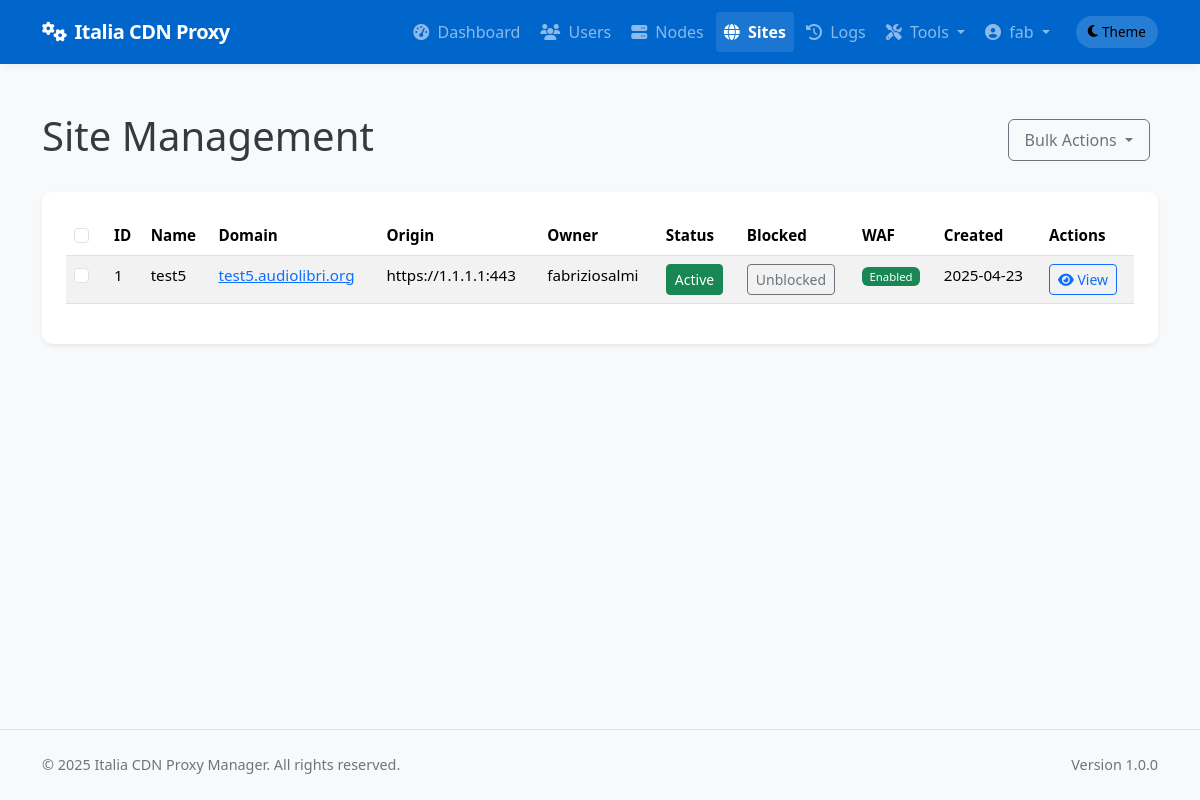
Page /admin/sites (signed in) on the committed database.
### app/models/models.py (models this page shows, shortened)
class User(db.Model):
    __tablename__ = 'users'
    id = db.Column(db.Integer, primary_key=True)
    username = db.Column(db.String(64), unique=True, index=True, nullable=False)
    email = db.Column(db.String(120), unique=True, index=True, nullable=False)
    password_hash = db.Column(db.String(128), nullable=False)
    role = db.Column(db.String(20), nullable=False, default='client')  # 'admin' or 'client'
    is_active = db.Column(db.Boolean, default=True)
    created_at = db.Column(db.DateTime, default=datetime.utcnow)
    last_login = db.Column(db.DateTime, nullable=True)
    sites = db.relationship('Site', backref='owner', lazy='dynamic')
    def is_admin(self):
        return self.role == 'admin'

class Site(db.Model):
    __tablename__ = 'sites'
    id = db.Column(db.Integer, primary_key=True)
    name = db.Column(db.String(64), nullable=False)
    domain = db.Column(db.String(255), unique=True, nullable=False)
    protocol = db.Column(db.String(10), nullable=False, default='https')  # http or https
    origin_protocol = db.Column(db.String(10), nullable=False, default='http')  # http or https for origin
    origin_address = db.Column(db.String(255), nullable=False)  # Backend server address
    origin_port = db.Column(db.Integer, nullable=False)
    user_id = db.Column(db.Integer, db.ForeignKey('users.id'), nullable=True)  # Allow null for discovered sites
    is_active = db.Column(db.Boolean, default=True)
    is_blocked = db.Column(db.Boolean, default=False)
    is_discovered = db.Column(db.Boolean, default=False)  # Whether this site was discovered from node
    use_waf = db.Column(db.Boolean, default=False)
    waf_rule_level = db.Column(db.String(10), default='basic')  # basic, medium, strict
    waf_custom_rules = db.Column(db.Text, nullable=True)  # Custom WAF rules
    waf_max_request_size = db.Column(db.Integer, default=1)  # Max request size in MB
    waf_request_timeout = db.Column(db.Integer, default=60)  # Request timeout in seconds
    waf_block_tor_exit_nodes = db.Column(db.Boolean, default=False)  # Block Tor exit nodes
    waf_rate_limiting_enabled = db.Column(db.Boolean, default=False)  # Enable rate limiting
    waf_rate_limiting_requests = db.Column(db.Integer, default=100)  # Requests per minute
    waf_rate_limiting_burst = db.Column(db.Integer, default=200)  # Burst requests
    force_https = db.Column(db.Boolean, default=True)  # New column to force HTTP to HTTPS redirect
    enable_cache = db.Column(db.Boolean, default=True)
    cache_time = db.Column(db.Integer, default=3600)  # Cache time in seconds, default 1 hour
    cache_static_time = db.Column(db.Integer, default=86400)  # Cache time for static assets in seconds, default 1 day
    custom_cache_rules = db.Column(db.Text, nullable=True)  # Custom cache rules in Nginx format
    cache_browser_time = db.Column(db.Integer, default=3600)  # Browser cache time in seconds, default 1 hour
    use_geoip = db.Column(db.Boolean, default=False)  # Whether to use GeoIP filtering
    geoip_mode = db.Column(db.String(10), default='blacklist')  # 'blacklist' or 'whitelist'
    geoip_countries = db.Column(db.Text, nullable=True)  # Comma-separated list of country codes
    geoip_level = db.Column(db.String(10), default='nginx')  # 'nginx' or 'iptables'
    created_at = db.Column(db.DateTime, default=datetime.utcnow)
    updated_at = db.Column(db.DateTime, default=datetime.utcnow, onupdate=datetime.utcnow)
    custom_config = db.Column(db.Text, nullable=True)  # Additional Nginx configuration
    site_nodes = db.relationship('SiteNode', backref='site', lazy='dynamic')
    ssl_certificates = db.relationship('SSLCertificate', backref='site', lazy='dynamic')
    config_versions = db.relationship('ConfigVersion', backref='site', lazy='dynamic')

### app/controllers/admin.py (the view)
@admin.route('/sites')
@login_required
@admin_required
def list_sites():
    sites = Site.query.all()
    return render_template('admin/sites/list.html', sites=sites)

### app/models/__init__.py (called while the page is built)
@login_manager.user_loader
def load_user(user_id):
    return User.query.get(int(user_id))

### app/services/access_control.py (called while the page is built)
def admin_required(f):
    @wraps(f)
    def decorated_function(*args, **kwargs):
        if not current_user.is_admin():
            flash('You need admin privileges to access this page.', 'error')
            return abort(403)
        return f(*args, **kwargs)
    return decorated_function

### app/templates/admin/sites/list.html (shortened to what this page needs)
{% extends 'base.html' %}
{% block content %}
<div class="container py-4">
    <div class="d-flex justify-content-between align-items-center mb-4">
        <h1>Site Management</h1>
        <div>
            <button class="btn btn-outline-secondary dropdown-toggle me-2" type="button" id="bulkActionsDropdown" data-bs-toggle="dropdown" aria-expanded="false">
                Bulk Actions
            </button>
        </div>
    </div>
    <div class="card shadow-sm">
        <div class="card-body">
            <div class="table-responsive">
                <table class="table table-striped table-hover">
                    <thead>
                        <tr>
                            <th width="40">
                                <input type="checkbox" id="selectAllSites" class="form-check-input">
                            </th>
                            <th>ID</th>
                            <th>Name</th>
                            <th>Domain</th>
                            <th>Origin</th>
                            <th>Owner</th>
                            <th>Status</th>
                            <th>Blocked</th>
                            <th>WAF</th>
                            <th>Created</th>
                            <th>Actions</th>
                        </tr>
                    </thead>
                    <tbody>
                        {% for site in sites %}
                        <tr class="{% if site.is_blocked %}table-danger{% endif %}">
                            <td>
                                <input type="checkbox" class="form-check-input site-checkbox" data-site-id="{{ site.id }}" value="{{ site.id }}">
                            </td>
                            <td>{{ site.id }}</td>
                            <td>{{ site.name }}</td>
                            <td>
                                <a href="{{ site.protocol }}://{{ site.domain }}" target="_blank" rel="noopener noreferrer">
                                    {{ site.domain }}
                                </a>
                            </td>
                            <td>{{ site.protocol }}://{{ site.origin_address }}:{{ site.origin_port }}</td>
                            <td>{{ site.owner.username }}</td>
                            <td>
                                <form method="POST" action="{{ url_for('admin.toggle_site_active', site_id=site.id) }}" class="d-inline">
                                    <button type="submit" class="btn btn-sm btn-{{ 'success' if site.is_active else 'secondary' }}">
                                        {{ 'Active' if site.is_active else 'Inactive' }}
                                    </button>
                                </form>
                            </td>
                            <td>
                                <form method="POST" action="{{ url_for('admin.toggle_site_blocked', site_id=site.id) }}" class="d-inline">
                                    <button type="submit" class="btn btn-sm btn-{{ 'danger' if site.is_blocked else 'outline-secondary' }}">
                                        {{ 'Blocked' if site.is_blocked else 'Unblocked' }}
                                    </button>
                                </form>
                            </td>
                            <td><span class="badge bg-{{ 'success' if site.use_waf else 'secondary' }}">
                                {{ 'Enabled' if site.use_waf else 'Disabled' }}
                            </span></td>
                            <td>{{ site.created_at.strftime('%Y-%m-%d') }}</td>
                            <td>
                                <a href="{{ url_for('admin.view_site', site_id=site.id) }}" class="btn btn-sm btn-outline-primary">
                                    <i class="fas fa-eye"></i> View
                                </a>
                            </td>
                        </tr>
                        {% endfor %}
                    </tbody>
                </table>
            </div>
        </div>
    </div>
</div>
{% endblock %}

### app/templates/base.html (shortened to what this page needs)
<!DOCTYPE html>
<html lang="en" data-bs-theme="light">
<head>
    <link href="https://cdn.jsdelivr.net/npm/bootstrap@5.3.2/dist/css/bootstrap.min.css" rel="stylesheet">
    <link rel="stylesheet" href="https://cdnjs.cloudflare.com/ajax/libs/font-awesome/6.4.2/css/all.min.css">
</head>
<body>
    <header>
        <nav class="navbar navbar-expand-lg navbar-dark bg-primary">
            <div class="container">
                <a class="navbar-brand" href="/">
                    <i class="fas fa-cogs me-2"></i>Italia CDN Proxy
                </a>
                <div class="collapse navbar-collapse" id="navbarNav">
                    <ul class="navbar-nav ms-auto">
                        {% if current_user.is_authenticated %}
                            {% if current_user.is_admin() %}
                                <li class="nav-item">
                                    <a class="nav-link {% if request.endpoint == 'admin.dashboard' %}active{% endif %}" href="{{ url_for('admin.dashboard') }}">
                                        <i class="fas fa-tachometer-alt me-1"></i> Dashboard
                                    </a>
                                </li>
                                <li class="nav-item">
                                    <a class="nav-link {% if 'admin.list_users' in request.endpoint %}active{% endif %}" href="{{ url_for('admin.list_users') }}">
                                        <i class="fas fa-users me-1"></i> Users
                                    </a>
                                </li>
                                <li class="nav-item">
                                    <a class="nav-link {% if 'admin.list_nodes' in request.endpoint %}active{% endif %}" href="{{ url_for('admin.list_nodes') }}">
                                        <i class="fas fa-server me-1"></i> Nodes
                                    </a>
                                </li>
                                <li class="nav-item">
                                    <a class="nav-link {% if 'admin.list_sites' in request.endpoint %}active{% endif %}" href="{{ url_for('admin.list_sites') }}">
                                        <i class="fas fa-globe me-1"></i> Sites
                                    </a>
                                </li>
                                <li class="nav-item">
                                    <a class="nav-link {% if request.endpoint == 'admin.deployment_logs' %}active{% endif %}" href="{{ url_for('admin.deployment_logs') }}">
                                        <i class="fas fa-history me-1"></i> Logs
                                    </a>
                                </li>
                                <li class="nav-item dropdown">
                                    <a class="nav-link dropdown-toggle" href="#" id="adminToolsDropdown" role="button" data-bs-toggle="dropdown" aria-expanded="false">
                                        <i class="fas fa-tools me-1"></i> Tools
                                    </a>
                                </li>
                            {% endif %}
                            <li class="nav-item dropdown">
                                <a class="nav-link dropdown-toggle" href="#" id="userDropdown" role="button" data-bs-toggle="dropdown" aria-expanded="false">
                                    <i class="fas fa-user-circle me-1"></i> {{ current_user.username }}
                                </a>
                            </li>
                        {% endif %}
                        <li class="nav-item d-flex align-items-center">
                            <button id="themeToggle" class="theme-toggle border-0" aria-label="Toggle theme">
                                <i class="fas fa-moon me-1"></i>
                                <span class="d-none d-md-inline">Theme</span>
                            </button>
                        </li>
                    </ul>
                </div>
            </div>
        </nav>
    </header>
    <main>
        {% block content %}{% endblock %}
    </main>
    <footer class="py-4 mt-auto border-top">
        <div class="container">
            <div class="row">
                <div class="col-md-6 text-center text-md-start">
                    <p class="mb-0">&copy; 2025 Italia CDN Proxy Manager. All rights reserved.</p>
                </div>
                <div class="col-md-6 text-center text-md-end">
                    <p class="mb-0">Version 1.0.0</p>
                </div>
            </div>
        </div>
    </footer>
</body>
</html>

### app/templates/base.html (style rules this page uses)
:root { --primary-color: #0066CC; --primary-dark: #0052a3; --success-color: #198754; --info-color: #0dcaf0; --warning-color: #ffc107; --danger-color: #dc3545; --bg-color: #f8f9fa; --text-color: #343a40; --card-bg: #ffffff; --border-color: rgba(0, 0, 0, 0.075); --box-shadow-color: rgba(0, 0, 0, 0.05); --box-shadow-hover: rgba(0, 0, 0, 0.08); --table-stripe-bg: rgba(0, 0, 0, 0.02); --table-hover-bg: rgba(0, 102, 204, 0.03); --nav-hover-bg: rgba(255, 255, 255, 0.1); --input-focus-shadow: rgba(0, 102, 204, 0.25); --dropdown-hover-bg: rgba(0, 102, 204, 0.05); --footer-bg: #f8f9fa; --footer-text: #6c757d; --progress-bg: #e9ecef; }
body { min-height: 100vh; display: flex; flex-direction: column; background-color: var(--bg-color); color: var(--text-color); transition: background-color 0.3s ease, color 0.3s ease; }
main { flex: 1; padding: 1.5rem 0; }
.navbar-brand { font-weight: 700; letter-spacing: -0.5px; }
.navbar { box-shadow: 0 2px 10px var(--box-shadow-color); padding: 0.75rem 1rem; transition: box-shadow 0.3s ease; }
.nav-link { font-weight: 500; transition: all 0.2s ease; padding: 0.5rem 1rem; border-radius: 4px; margin: 0 0.125rem; }
.card { border-radius: 0.625rem; box-shadow: 0 4px 12px var(--box-shadow-color); border: none; margin-bottom: 1.75rem; overflow: hidden; transition: transform 0.2s, box-shadow 0.2s; background-color: var(--card-bg); }
.card-body { padding: 1.5rem; }
.btn { border-radius: 0.375rem; padding: 0.5rem 1rem; font-weight: 500; transition: all 0.2s; }
.btn-sm { border-radius: 0.25rem; padding: 0.25rem 0.5rem; }
.bg-primary { background-color: var(--primary-color) !important; }
.table { font-size: 0.95rem; }
.table th { font-weight: 600; border-top: none; }
.table-striped tbody tr:nth-of-type(odd) { background-color: var(--table-stripe-bg); }
.badge { font-weight: 500; padding: 0.35em 0.65em; }
.nav-link.active { font-weight: 600; background-color: var(--nav-hover-bg); }
footer { font-size: 0.9rem; color: var(--footer-text); background-color: var(--footer-bg); transition: background-color 0.3s ease, color 0.3s ease; }
.theme-toggle { cursor: pointer; padding: 0.375rem 0.75rem; font-size: 0.85rem; display: flex; align-items: center; border-radius: 1.5rem; transition: all 0.3s ease; background-color: rgba(255, 255, 255, 0.15); margin-left: 1rem; }
[data-bs-theme="light"] .theme-toggle .fa-moon { display: inline-block; }

### rows in the picture
User: username "fab"
Site: id "1", name "test5", domain "test5.audiolibri.org", protocol "https", origin_address "1.1.1.1", origin_port "443", owner.username "fabriziosalmi", is_active "Active", is_blocked "Unblocked", use_waf "Enabled", created_at "2025-04-23"
